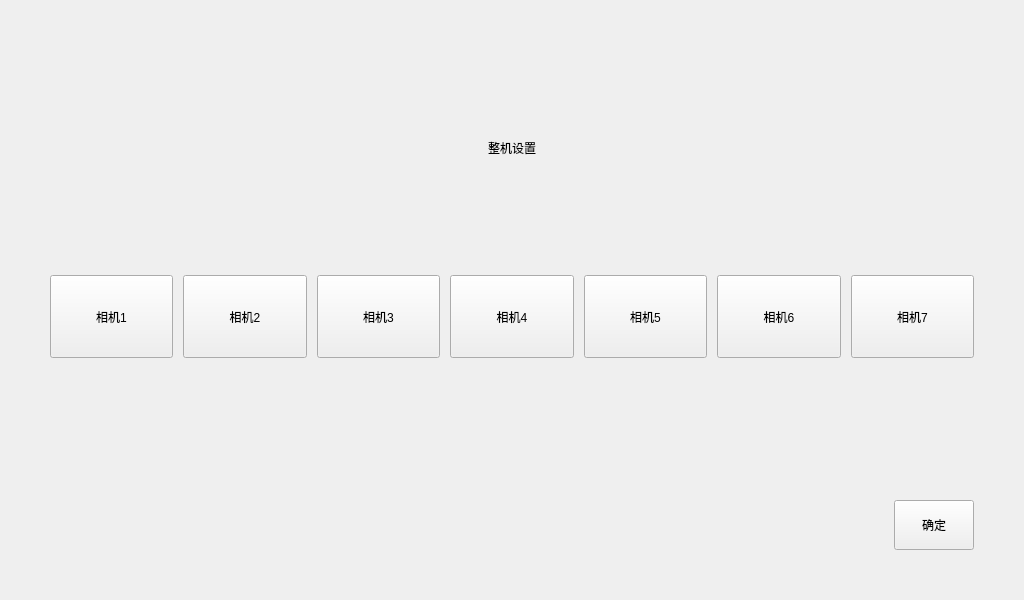
<?xml version="1.0" encoding="UTF-8"?>
<ui version="4.0">
 <class>FormWholeSetting</class>
 <widget class="QWidget" name="FormWholeSetting">
  <property name="geometry">
   <rect>
    <x>0</x>
    <y>0</y>
    <width>1024</width>
    <height>600</height>
   </rect>
  </property>
  <property name="windowTitle">
   <string>Form</string>
  </property>
  <layout class="QVBoxLayout" name="verticalLayout">
   <property name="spacing">
    <number>30</number>
   </property>
   <property name="leftMargin">
    <number>50</number>
   </property>
   <property name="topMargin">
    <number>50</number>
   </property>
   <property name="rightMargin">
    <number>50</number>
   </property>
   <property name="bottomMargin">
    <number>50</number>
   </property>
   <item>
    <widget class="QLabel" name="label">
     <property name="text">
      <string>整机设置</string>
     </property>
     <property name="alignment">
      <set>Qt::AlignCenter</set>
     </property>
    </widget>
   </item>
   <item>
    <layout class="QGridLayout" name="gridLayout">
     <property name="horizontalSpacing">
      <number>10</number>
     </property>
     <item row="0" column="0">
      <widget class="QToolButton" name="toolButton_2">
       <property name="sizePolicy">
        <sizepolicy hsizetype="Preferred" vsizetype="Preferred">
         <horstretch>0</horstretch>
         <verstretch>0</verstretch>
        </sizepolicy>
       </property>
       <property name="minimumSize">
        <size>
         <width>0</width>
         <height>0</height>
        </size>
       </property>
       <property name="text">
        <string>相机1</string>
       </property>
      </widget>
     </item>
     <item row="0" column="1">
      <widget class="QToolButton" name="toolButton_3">
       <property name="sizePolicy">
        <sizepolicy hsizetype="Preferred" vsizetype="Preferred">
         <horstretch>0</horstretch>
         <verstretch>0</verstretch>
        </sizepolicy>
       </property>
       <property name="minimumSize">
        <size>
         <width>0</width>
         <height>0</height>
        </size>
       </property>
       <property name="text">
        <string>相机2</string>
       </property>
      </widget>
     </item>
     <item row="0" column="2">
      <widget class="QToolButton" name="toolButton_4">
       <property name="sizePolicy">
        <sizepolicy hsizetype="Preferred" vsizetype="Preferred">
         <horstretch>0</horstretch>
         <verstretch>0</verstretch>
        </sizepolicy>
       </property>
       <property name="minimumSize">
        <size>
         <width>0</width>
         <height>0</height>
        </size>
       </property>
       <property name="text">
        <string>相机3</string>
       </property>
      </widget>
     </item>
     <item row="0" column="3">
      <widget class="QToolButton" name="toolButton_5">
       <property name="sizePolicy">
        <sizepolicy hsizetype="Preferred" vsizetype="Preferred">
         <horstretch>0</horstretch>
         <verstretch>0</verstretch>
        </sizepolicy>
       </property>
       <property name="minimumSize">
        <size>
         <width>0</width>
         <height>0</height>
        </size>
       </property>
       <property name="text">
        <string>相机4</string>
       </property>
      </widget>
     </item>
     <item row="0" column="4">
      <widget class="QToolButton" name="toolButton_6">
       <property name="sizePolicy">
        <sizepolicy hsizetype="Preferred" vsizetype="Preferred">
         <horstretch>0</horstretch>
         <verstretch>0</verstretch>
        </sizepolicy>
       </property>
       <property name="minimumSize">
        <size>
         <width>0</width>
         <height>0</height>
        </size>
       </property>
       <property name="text">
        <string>相机5</string>
       </property>
      </widget>
     </item>
     <item row="0" column="5">
      <widget class="QToolButton" name="toolButton_7">
       <property name="sizePolicy">
        <sizepolicy hsizetype="Preferred" vsizetype="Preferred">
         <horstretch>0</horstretch>
         <verstretch>0</verstretch>
        </sizepolicy>
       </property>
       <property name="minimumSize">
        <size>
         <width>0</width>
         <height>0</height>
        </size>
       </property>
       <property name="text">
        <string>相机6</string>
       </property>
      </widget>
     </item>
     <item row="0" column="6">
      <widget class="QToolButton" name="toolButton_8">
       <property name="sizePolicy">
        <sizepolicy hsizetype="Preferred" vsizetype="Preferred">
         <horstretch>0</horstretch>
         <verstretch>0</verstretch>
        </sizepolicy>
       </property>
       <property name="minimumSize">
        <size>
         <width>0</width>
         <height>0</height>
        </size>
       </property>
       <property name="text">
        <string>相机7</string>
       </property>
      </widget>
     </item>
     <item row="1" column="0">
      <widget class="QWidget" name="widget_1" native="true"/>
     </item>
     <item row="1" column="1">
      <widget class="QWidget" name="widget_2" native="true"/>
     </item>
     <item row="1" column="2">
      <widget class="QWidget" name="widget_3" native="true"/>
     </item>
     <item row="1" column="3">
      <widget class="QWidget" name="widget_4" native="true"/>
     </item>
     <item row="1" column="4">
      <widget class="QWidget" name="widget_5" native="true"/>
     </item>
     <item row="1" column="5">
      <widget class="QWidget" name="widget_6" native="true"/>
     </item>
     <item row="1" column="6">
      <widget class="QWidget" name="widget_7" native="true"/>
     </item>
    </layout>
   </item>
   <item alignment="Qt::AlignRight">
    <widget class="QToolButton" name="toolButton">
     <property name="sizePolicy">
      <sizepolicy hsizetype="Preferred" vsizetype="Fixed">
       <horstretch>0</horstretch>
       <verstretch>0</verstretch>
      </sizepolicy>
     </property>
     <property name="minimumSize">
      <size>
       <width>80</width>
       <height>50</height>
      </size>
     </property>
     <property name="text">
      <string>确定</string>
     </property>
    </widget>
   </item>
  </layout>
 </widget>
 <resources/>
 <connections/>
</ui>
